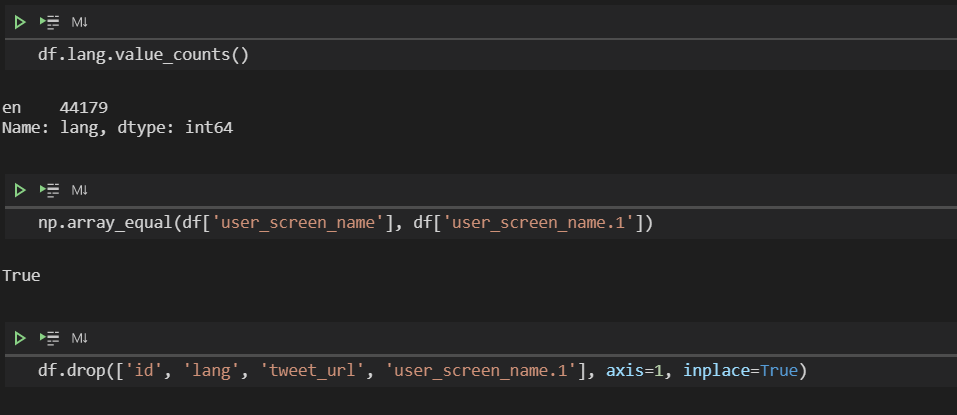
#> input picture Health/India-Covid-Graphs/image/drop.png, 957 x 415 px, found by its file name; its folder holds only this picture in this run
$ jupyter execute --allow-errors Lungs_Segmentation_using_U_Net_Architecture.ipynb   (shell and % lines are left out)
#> lines starting #> are read from the running program, lines starting #| are printed output that depends on the picture
# **Introduction**

U-Net is a deep learning architecture specifically designed for biomedical image segmentation. Introduced in 2015 by Olaf Ronneberger et al., it has become a foundational model in the field due to its effectiveness in delineating complex structures in medical images.

### Key Features:
1. **Architecture**: U-Net consists of a contracting path (encoder) and an expansive path (decoder), creating a U-shaped structure. The encoder captures context through downsampling, while the decoder enables precise localization by upsampling. Skip connections between corresponding layers in the encoder and decoder allow for the preservation of spatial information, crucial for accurate segmentation.
2. **Data Efficiency**: U-Net is designed to work well with relatively few training images. This is particularly important in the biomedical field, where labeled data can be scarce. The model uses data augmentation techniques to enhance training and improve generalization.
3. **Applications**: U-Net is widely used for segmenting various biomedical images, including:

   - **MRI and CT scans**: For identifying tumors, lesions, and organ boundaries.

   - **Histopathology images**: For detecting cellular structures and classifying tissue types.

   - **Cell segmentation**: In microscopy images, for tasks like identifying individual cells and their components.
4. **Performance**: The architecture has been shown to achieve high accuracy and robustness in various segmentation tasks, often outperforming traditional methods. Its ability to produce precise pixel-wise predictions makes it a preferred choice for medical image analysis.

## **Importing Libraries**

[cell 1]
import tensorflow as tf
print("Num GPUs Available: ", len(tf.config.list_physical_devices('GPU')))
#> (this line was passed over: tensorflow is not available in this run)

[cell 2]
# TensorFlow and Keras Imports
import tensorflow as tf
from tensorflow import keras
from tensorflow.keras import layers, models, metrics
from tensorflow.keras.utils import Sequence
from tensorflow.keras.callbacks import ModelCheckpoint

# Image Processing Libraries
import cv2
from cv2 import imread,resize
from scipy.ndimage import label, find_objects

# Data Handling Libraries
import numpy as np
import pandas as pd
from sklearn.model_selection import train_test_split

# Visualization Libraries
import matplotlib.pyplot as plt
import seaborn as sns
from tqdm import tqdm

# File and Operating System Libraries
import os

# Warnings Management
import warnings
warnings.filterwarnings('ignore')

# GPU Configuration
os.environ['TF_CPP_MIN_LOG_LEVEL'] = '2'
print(tf.config.list_physical_devices('GPU'))
#> (this line was passed over: tensorflow is not available in this run)
#> further down, img is the input picture: shape (415, 957, 3); mean B, G, R 36.8, 36.5, 36.7

# PATHS
IMG_PATH = './chest-x-ray-lungs-segmentation/Chest-X-Ray/Chest-X-Ray/image/'
MSK_PATH = './chest-x-ray-lungs-segmentation/Chest-X-Ray/Chest-X-Ray/mask/'

# **Dataset Overview for Chest X-Ray Lungs Segmentation**

## **Dataset Description**
This dataset comprises **704 chest X-ray images** sourced from two prominent databases: the **Montgomery County Chest X-ray Database** (USA) and the **Shenzhen Chest X-ray Database** (China). It is designed for training and evaluating machine learning models, particularly in the detection of **tuberculosis (TB)**. The dataset includes both **tuberculosis-positive (PTB)** and **normal** chest X-rays, along with additional **clinical metadata** and **lung segmentation masks** for improved training of deep learning models.

With both **image segmentation** and clinical labels, the dataset is ideally suited for tasks involving **image classification** and **image segmentation**, making it a valuable resource for tuberculosis detection and general lung health analysis.

## **Data Sources**
1. **Montgomery County Chest X-ray Database** (USA)
   - Originates from the **Montgomery County, Maryland** Tuberculosis screening program.
   - Contains **58 TB-positive** and **80 normal** X-ray images.

2. **Shenzhen Chest X-ray Database** (China)
   - Collected from **out-patient clinics** in **Shenzhen, Guangdong Province**.
   - Includes **336 TB-positive** and **326 normal** X-ray images.

## **Dataset Statistics**
- **Total Number of Images**: 704 chest X-rays (from both Montgomery and Shenzhen).
- **County Distribution**:
  - **Shenzhen**: 80% (563 images).
  - **Montgomery**: 20% (141 images).
- **Tuberculosis Cases (PTB)**:
  - **PTB=1 (Tuberculosis Positive)**: 345 images.
  - **PTB=0 (Normal)**: 359 images.

## **Clinical Metadata Breakdown**
The dataset is accompanied by clinical metadata, which provides important information about each X-ray image. The columns in the metadata file (MetaData.csv) include:
- **id**: A unique identifier for each X-ray image.
- **gender**: Gender of the patient (male/female).
- **age**: The age of the patient.
- **county**: The geographic origin of the X-ray (Shenzhen or Montgomery).
- **ptb**: Label indicating whether the X-ray shows **tuberculosis (1)** or is **normal (0)**.
- **remarks**: Additional clinical notes about the patient's condition (e.g., "secondary PTB", "normal").

## **Data Structure**
The dataset is organized into the following directory structure:

```
/Chest-X-Ray/Chest-X-Ray
    /image/           # Contains all chest X-ray images
    /mask/            # Contains lung segmentation masks (if available)
    /MetaData.csv     # Clinical metadata file with patient and X-ray details
```

#> (a cell that did not finish here is left out)

#> (a cell that did not finish here is left out)

#> (a cell that did not finish here is left out)

[cell 6]
gender_mapping = {
    'm': 'male', 'Male,': 'male', 'male35yrs': 'male', 'male,':'male',
    'f': 'female', 'femal': 'female', 'female24yrs':'female','o':'female','female,':'female'
}
#> (the rest of this cell did not finish here and is left out)

#> (a cell that did not finish here is left out)

[cell 8]
# FacetGrid of Age by Gender and PTB
plt.figure(figsize=(14,8))
#> (the rest of this cell did not finish here and is left out)

## **Lungs Mask**

[cell 9]
def get_colored_mask(image, mask_image,color = [255,20,255]):
    mask_image_gray = cv2.cvtColor(mask_image, cv2.COLOR_BGR2GRAY)
    mask = cv2.bitwise_and(mask_image, mask_image, mask=mask_image_gray)
    mask_coord = np.where(mask!=[0,0,0])
    mask[mask_coord[0],mask_coord[1],:]= color
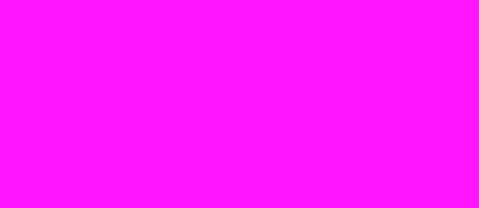
#> mask: shape (415, 957, 3) (shown at 1/2 size); mean B, G, R 255, 20, 255
    ret = cv2.addWeighted(image, 0.6, mask, 0.4, 0)
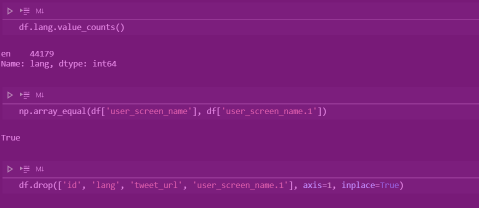
#> ret: shape (415, 957, 3) (shown at 1/2 size); mean B, G, R 124.2, 29.8, 123.9
    return ret

filenames = next(os.walk(IMG_PATH))[2][:3]
for file in filenames:
    img = imread(IMG_PATH+file)
    msk = imread(MSK_PATH+file)

    plt.figure(figsize=(15,5))

    plt.subplot(131)
    plt.imshow(img)
    plt.yticks([])
    plt.xticks([])
    plt.box(False)

    plt.subplot(132)
    plt.imshow(msk,cmap='binary_r')
    plt.yticks([])
    plt.xticks([])
    plt.box(False)

    plt.subplot(133)
    plt.imshow(get_colored_mask(img,msk))
    plt.yticks([])
    plt.xticks([])
    plt.box(False)

    plt.tight_layout()
    plt.show()
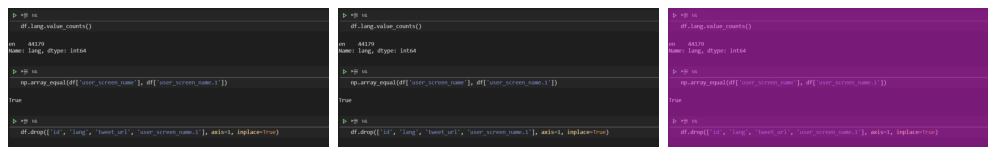
#> figure drawn by matplotlib, 3 panels; B, G, R data is drawn as R, G, B

[cell 10]
filenames = next(os.walk(IMG_PATH))[2]
heatmap = np.zeros((1024,1024))
for file in tqdm(filenames,total=len(filenames)):
    msk = imread(MSK_PATH+file,0)
    msk = resize(msk,(1024,1024))
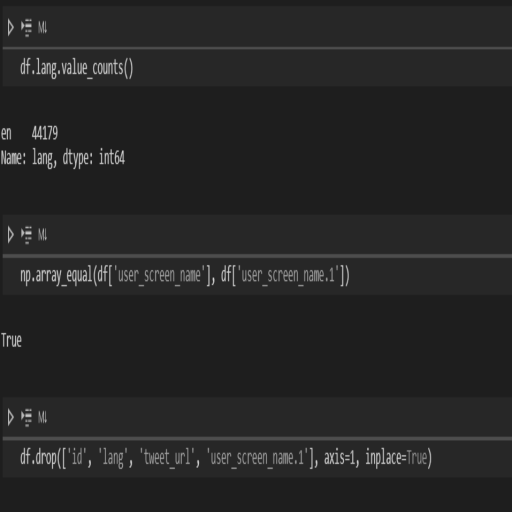
#> msk: shape (1024, 1024) (shown at 1/2 size); min 30, max 212, mean 37.4
    heatmap += msk
heatmap /= len(filenames)

plt.figure(figsize=(12,12))

plt.imshow(heatmap,cmap='coolwarm')
plt.yticks([])
plt.xticks([])

plt.show()

# **Custom Data Generator Explanation**

In deep learning tasks such as semantic segmentation, you often need to feed data into the model in batches during training. This is where a **data generator** comes in handy. A data generator is responsible for dynamically loading and processing images (and their corresponding masks) in batches during model training. This avoids loading the entire dataset into memory, which can be resource-intensive, especially with large datasets.

The provided code defines a **custom data generator** class that inherits from `keras.utils.PyDataset`. This custom generator is designed for image segmentation tasks, where both **input images** and **masks** need to be loaded, preprocessed, and returned in batches.

### **Key Components**

#### **1. `__init__` Method (Constructor)**
The constructor initializes the data generator object, accepting several parameters:
- **`img_files`** and **`mask_files`**: Lists of image filenames and corresponding mask filenames.
- **`batch_size`**: The number of image-mask pairs to process in each batch.
- **`size`**: The target size to which the images and masks will be resized.
- **`seed`**: A random seed for reproducibility.
- **`shuffle`**: Whether to shuffle the dataset after each epoch to introduce randomness and prevent overfitting.

The constructor also verifies that the number of images and masks is the same, which is crucial for segmentation tasks. If `shuffle` is enabled, it initializes the shuffling of the dataset using the `on_epoch_end` method.

#### **2. `__len__` Method**
This method returns the number of batches that will be generated per epoch, i.e., the number of times the generator will yield a batch of data. It is calculated by dividing the total number of samples by the batch size:
```python
return int(np.floor(len(self.img_filenames) / self.batch_size))
```

#### **3. `__getitem__` Method**
This is the main method of the data generator, which generates and returns a single batch of data (images and corresponding masks) given an index:
- **`index`**: The index of the batch to generate.
- The method first determines which image-mask pairs to include in the current batch by using the `index` and the `batch_size`.
- **Preprocessing**:
  - **Image**: Each image is read using `imread`, resized to the specified size, and normalized to the range [0, 1] by dividing by 255.
  - **Mask**: Each mask is read, resized to the specified size, and then normalized similarly to the image. Additionally, all pixel values greater than 0.5 are set to 1, ensuring the mask is binary.
- **Return**: A batch of images and masks is returned as NumPy arrays.

#### **4. `on_epoch_end` Method**
This method is called at the end of each epoch (i.e., after every complete pass over the dataset). It shuffles the dataset indices if `shuffle` is set to `True`, ensuring that the data is presented in a different order for each epoch. This helps prevent the model from learning biases related to the order of the data:
```python
if self.shuffle:
    np.random.shuffle(self.indexes)
```

### **Data Preparation**

Before using the generator, you must provide a list of image and mask file paths:
- **`img_files`**: List of filenames of the input images.
- **`msk_files`**: List of filenames of the corresponding ground truth masks.

The generator uses the **train-test split** to separate the data into training and validation sets.

### **Generator Usage**

#### **Creating the Data Generator Objects**
Two data generators are created:
1. **`train_data`**: For training data.
2. **`val_data`**: For validation data.

Both generators are configured with a batch size of 8, a target image size of (512, 512), and options for multi-threaded data loading using `workers` and `use_multiprocessing`.

[cell 11]
class DataGenerator(keras.utils.PyDataset):
    # [82 lines left out: functions __init__, __len__, __getitem__, on_epoch_end, not called in this run]

#> (the rest of this cell did not finish here and is left out)

# **U-Net Acritecture Overview**

U-Net consists of two main paths: the **Contracting Path** and the **Expansive Path**. It follows an encoder-decoder structure.

### Explanation of Key Components
1. **Input Layer**: The model starts with an input layer defined by the shape of the images, which in this case is `(256, 256, 1)` for grayscale images.
2. **Contracting Path (Encoder)**:
   - The encoder consists of three convolutional blocks, each followed by ReLU activations and max pooling for downsampling.
   - Each block captures features at increasing levels of complexity, starting from basic features with 64 filters to more complex features with 256 filters.
3. **Bottleneck**:
   - The bottleneck consists of two convolutional layers with 512 filters, which captures the most complex features of the input image.
4. **Expansive Path (Decoder)**:
   - The decoder also has three blocks that mirror the encoder. Each block consists of upsampling followed by concatenation with the corresponding encoder block to retain spatial information.
   - Each upsampling block reduces the number of filters, starting from 256 down to 64.
5. **Output Layer**:
   - The final layer outputs the segmentation map with the same width and height as the input image, using a 1x1 convolution and a sigmoid activation function for binary segmentation.

[cell 12]
def unet(input_shape, num_classes):
    # Input layer for the model
    inputs = layers.Input(shape=input_shape)

    # Contracting Path (Encoder)
    # First block with 64 filters
    conv1 = layers.Conv2D(64, (3, 3), activation='relu', padding='same')(inputs)
    conv1 = layers.BatchNormalization()(conv1)  # Add Batch Normalization
    conv1 = layers.Conv2D(64, (3, 3), activation='relu', padding='same')(conv1)
    conv1 = layers.BatchNormalization()(conv1)  # Add Batch Normalization
    pool1 = layers.MaxPooling2D(pool_size=(2, 2), strides=(2, 2))(conv1)  # Downsample

    # Second block with 128 filters
    conv2 = layers.Conv2D(128, (3, 3), activation='relu', padding='same')(pool1)
    conv2 = layers.BatchNormalization()(conv2)  # Add Batch Normalization
    conv2 = layers.Conv2D(128, (3, 3), activation='relu', padding='same')(conv2)
    conv2 = layers.BatchNormalization()(conv2)  # Add Batch Normalization
    pool2 = layers.MaxPooling2D(pool_size=(2, 2), strides=(2, 2))(conv2)  # Downsample

    # Third block with 256 filters
    conv3 = layers.Conv2D(256, (3, 3), activation='relu', padding='same')(pool2)
    conv3 = layers.BatchNormalization()(conv3)  # Add Batch Normalization
    conv3 = layers.Conv2D(256, (3, 3), activation='relu', padding='same')(conv3)
    conv3 = layers.BatchNormalization()(conv3)  # Add Batch Normalization
    pool3 = layers.MaxPooling2D(pool_size=(2, 2), strides=(2, 2))(conv3)  # Downsample

    # Bottleneck layer with 512 filters
    conv4 = layers.Conv2D(512, (3, 3), activation='relu', padding='same')(pool3)
    conv4 = layers.BatchNormalization()(conv4)  # Add Batch Normalization
    conv4 = layers.Conv2D(512, (3, 3), activation='relu', padding='same')(conv4)
    conv4 = layers.BatchNormalization()(conv4)  # Add Batch Normalization

    # Expansive Path (Decoder)
    # First upsampling block
    up6 = layers.Conv2DTranspose(256, (2, 2), strides=(2, 2), padding='same')(conv4)  # Upsample
    merge6 = layers.concatenate([up6, conv3])  # Concatenate with the corresponding encoder block
    conv6 = layers.Conv2D(256, (3, 3), activation='relu', padding='same')(merge6)
    conv6 = layers.BatchNormalization()(conv6)  # Add Batch Normalization
    conv6 = layers.Conv2D(256, (3, 3), activation='relu', padding='same')(conv6)
    conv6 = layers.BatchNormalization()(conv6)  # Add Batch Normalization

    # Second upsampling block
    up7 = layers.Conv2DTranspose(128, (2, 2), strides=(2, 2), padding='same')(conv6)  # Upsample
    merge7 = layers.concatenate([up7, conv2])  # Concatenate with the corresponding encoder block
    conv7 = layers.Conv2D(128, (3, 3), activation='relu', padding='same')(merge7)
    conv7 = layers.BatchNormalization()(conv7)  # Add Batch Normalization
    conv7 = layers.Conv2D(128, (3, 3), activation='relu', padding='same')(conv7)
    conv7 = layers.BatchNormalization()(conv7)  # Add Batch Normalization

    # Third upsampling block
    up8 = layers.Conv2DTranspose(64, (2, 2), strides=(2, 2), padding='same')(conv7)  # Upsample
    merge8 = layers.concatenate([up8, conv1])  # Concatenate with the corresponding encoder block
    conv8 = layers.Conv2D(64, (3, 3), activation='relu', padding='same')(merge8)
    conv8 = layers.BatchNormalization()(conv8)  # Add Batch Normalization
    conv8 = layers.Conv2D(64, (3, 3), activation='relu', padding='same')(conv8)
    conv8 = layers.BatchNormalization()(conv8)  # Add Batch Normalization

    # Output layer for segmentation
    outputs = layers.Conv2D(num_classes, (1, 1), activation='sigmoid')(conv8)

    # Create the model
    model = models.Model(inputs=[inputs], outputs=[outputs])
    return model  # Return the model

# Instantiate the model
input_shape = (512, 512, 1)  # Define the input shape for grayscale images
#> (the rest of this cell did not finish here and is left out)

# **Loss & Metric Function**
### **Binary Cross-Entropy Loss**

**Binary Cross-Entropy (BCE)**, also known as **log loss**, is a loss function commonly used for binary classification tasks, including binary segmentation in image processing. It measures the difference between the predicted probabilities and the actual labels.

### **Formula**

The Binary Cross-Entropy loss for a single sample is given by:

$$
\text{BCE} = - \left[ y \log(p) + (1 - y) \log(1 - p) \right]
$$

Where:
- $ y $ is the actual label (0 or 1) for the given sample (binary class).
- $ p $ is the predicted probability that the sample belongs to class 1 (the "positive" class).
- $ \log $ is the natural logarithm.

For a set of samples, the total loss is the **average BCE** across all samples in the batch:

$$
\text{Total BCE} = \frac{1}{N} \sum_{i=1}^{N} \left[ y_i \log(p_i) + (1 - y_i) \log(1 - p_i) \right]
$$

Where:
- $ N $ is the total number of samples in the batch.
- $ y_i $ is the actual label for the $ i $-th sample.
- $ p_i $ is the predicted probability for the $ i $-th sample.

- **When the true label is 1**: The first part of the formula $ y \log(p) $ dominates. If the predicted probability $ p $ is close to 1, the loss will be small. If $ p $ is closer to 0, the loss will be large (i.e., high penalty for wrong predictions).

- **When the true label is 0**: The second part of the formula $ (1 - y) \log(1 - p) $ dominates. If the predicted probability $ p $ is close to 0, the loss will be small. If $ p $ is close to 1, the loss will be large.

### **Jaccard Index (IoU)**

The **Jaccard Index**, also known as the **Intersection over Union (IoU)**, is a metric commonly used to evaluate the performance of segmentation models. It measures the overlap between the predicted segmentation mask and the ground truth mask. The formula for the Jaccard Index is:

$$
IoU = \frac{|A \cap B|}{|A \cup B|}
$$

Where:
- $ A $ is the set of pixels in the ground truth mask (`y_true`).
- $ B $ is the set of pixels in the predicted mask (`y_pred`).
- $ |A \cap B| $ is the number of pixels where both the ground truth and the prediction are `1` (i.e., the intersection).
- $ |A \cup B| $ is the total number of pixels where either the ground truth or the prediction is `1` (i.e., the union).

The **Jaccard Index** is a number between 0 and 1, where:
- **0** means no overlap (i.e., poor prediction).
- **1** means perfect overlap (i.e., excellent prediction).

In segmentation tasks, a higher Jaccard Index implies that the model is more accurate in segmenting the relevant objects.

### **`dice_coefficient` Function:**
The `dice_coefficient` function calculates the Dice similarity coefficient (also known as the Dice score), which is a measure of overlap between two binary masks. It gives a value between 0 and 1, where 1 indicates perfect overlap, and 0 indicates no overlap.

- **Flattening and casting**: Similar to `dice_loss`, both the true and predicted masks are flattened. Additionally, both are cast to `float32` to avoid issues with type compatibility during arithmetic operations.
- **Intersection**: The intersection is calculated as the element-wise product of the flattened true and predicted masks, and then summed.
- **Coefficient calculation**: The Dice coefficient is computed as:
  $$
  \text{Dice Coefficient} = \frac{2 \times \text{Intersection} + \text{smooth}}{\text{Sum of True Labels} + \text{Sum of Predicted Labels} + \text{smooth}}
  $$
  A higher Dice coefficient means better model performance in terms of segmentation accuracy.

- **Purpose**: The Dice coefficient is a useful metric to evaluate the performance of a segmentation model. The higher the coefficient, the better the overlap between the predicted mask and the ground truth mask.

[cell 13]
# Jaccard Index Metric
# [19 lines left out: functions jaccard_index, dice_coefficient, not called in this run]


# Using the metrics in model compilation
#> (the rest of this cell did not finish here and is left out)

# **Train The Model**

#> (a cell that did not finish here is left out)

[cell 15]
import os
os.environ['TF_CPP_MIN_LOG_LEVEL'] = '2'  # Suppress INFO and WARNING logs

[cell 16]
tf.config.optimizer.set_jit(True)  # Enable XLA
#> (this line was passed over: tensorflow is not available in this run)

$ run again, on Health/India-Covid-Graphs/image/timezone.png
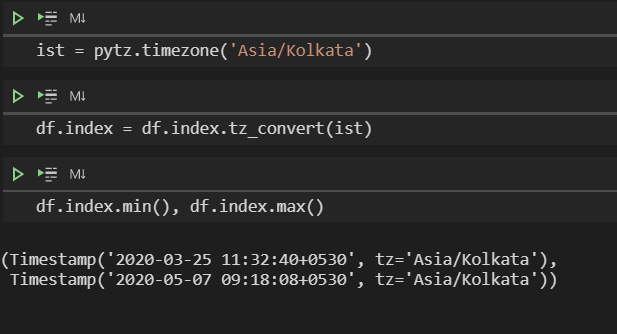
#> input picture Health/India-Covid-Graphs/image/timezone.png, 617 x 334 px, found by its file name
#> img is the input picture: shape (334, 617, 3); mean B, G, R 41.6, 41.2, 41.3
#> in get_colored_mask, `ret = cv2.addWeighted(image, 0.6, mask, 0.4, 0)`:
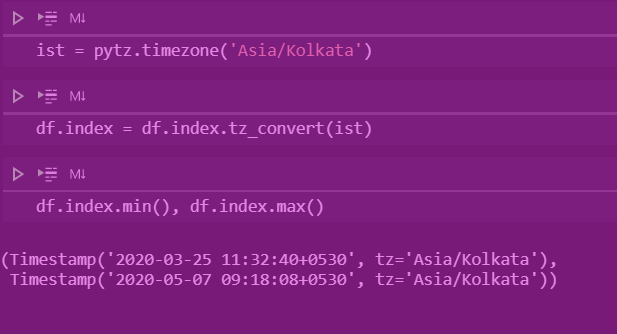
#> ret: shape (334, 617, 3); mean B, G, R 127.1, 32.6, 126.6
#> `msk = resize(msk,(1024,1024))`:
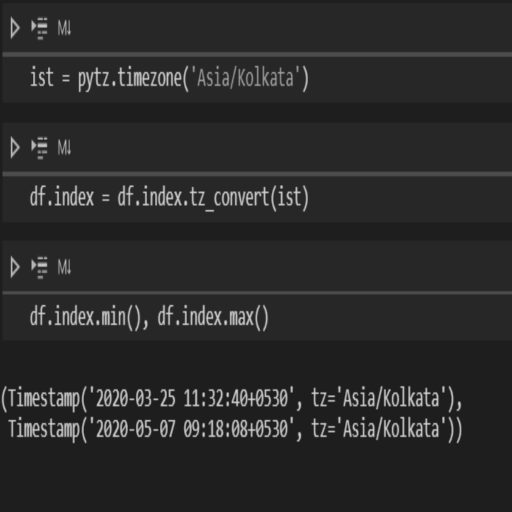
#> msk: shape (1024, 1024) (shown at 1/2 size); min 30, max 212, mean 42.3
